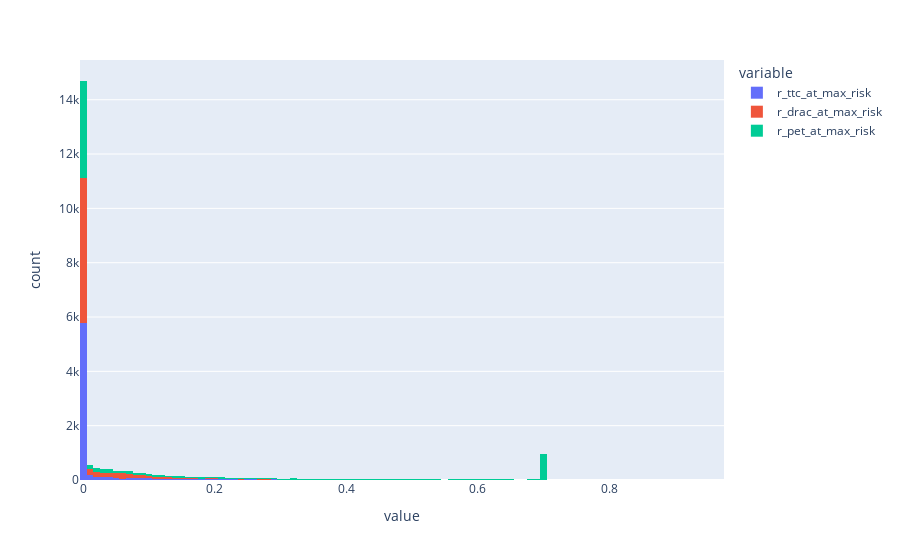
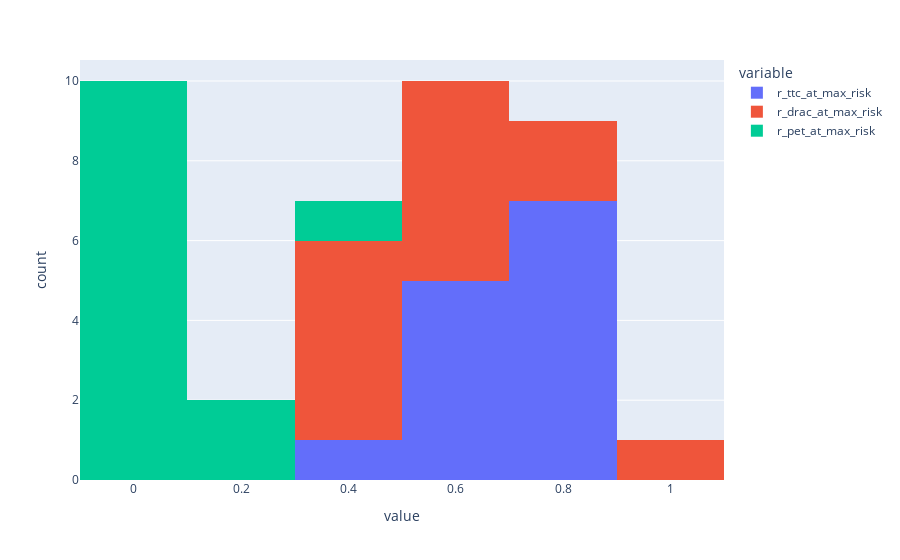

Source (notebook cell) for these figures, in order:
### Code cell
fig = px.histogram(df[['r_ttc_at_max_risk','r_drac_at_max_risk','r_pet_at_max_risk']])
fig.show()
fig = px.histogram(df[df['max_risk']>0.8][['r_ttc_at_max_risk','r_drac_at_max_risk','r_pet_at_max_risk']])
fig.show()

### Figure 1 — Plotly figure (JSON) as saved in the notebook; plotly's stock layout.template omitted (floating-point values rounded to 4 significant figures; data arrays with more than 128 entries replaced by an {"elided": "..."} marker saying what was removed)
{"data": [{"bingroup": "x", "hovertemplate": "variable=r_ttc_at_max_risk<br>value=%{x}<br>count=%{y}<extra></extra>", "legendgroup": "r_ttc_at_max_risk", "marker": {"color": "#636efa", "pattern": {"shape": ""}}, "name": "r_ttc_at_max_risk", "orientation": "v", "showlegend": true, "type": "histogram", "x": {"elided": "7477 float values"}, "xaxis": "x", "yaxis": "y"}, {"bingroup": "x", "hovertemplate": "variable=r_drac_at_max_risk<br>value=%{x}<br>count=%{y}<extra></extra>", "legendgroup": "r_drac_at_max_risk", "marker": {"color": "#EF553B", "pattern": {"shape": ""}}, "name": "r_drac_at_max_risk", "orientation": "v", "showlegend": true, "type": "histogram", "x": {"elided": "7477 float values"}, "xaxis": "x", "yaxis": "y"}, {"bingroup": "x", "hovertemplate": "variable=r_pet_at_max_risk<br>value=%{x}<br>count=%{y}<extra></extra>", "legendgroup": "r_pet_at_max_risk", "marker": {"color": "#00cc96", "pattern": {"shape": ""}}, "name": "r_pet_at_max_risk", "orientation": "v", "showlegend": true, "type": "histogram", "x": {"elided": "7477 float values"}, "xaxis": "x", "yaxis": "y"}], "layout": {"barmode": "relative", "legend": {"title": {"text": "variable"}, "tracegroupgap": 0}, "margin": {"t": 60}, "xaxis": {"anchor": "y", "domain": [0, 1], "title": {"text": "value"}}, "yaxis": {"anchor": "x", "domain": [0, 1], "title": {"text": "count"}}}}

### Figure 2 — Plotly figure (JSON) as saved in the notebook; plotly's stock layout.template omitted (floating-point values rounded to 4 significant figures)
{"data": [{"bingroup": "x", "hovertemplate": "variable=r_ttc_at_max_risk<br>value=%{x}<br>count=%{y}<extra></extra>", "legendgroup": "r_ttc_at_max_risk", "marker": {"color": "#636efa", "pattern": {"shape": ""}}, "name": "r_ttc_at_max_risk", "orientation": "v", "showlegend": true, "type": "histogram", "x": [0.4968, 0.7414, 0.8665, 0.7095, 0.8254, 0.6524, 0.6566, 0.6739, 0.5407, 0.736, 0.5612, 0.71, 0.7448], "xaxis": "x", "yaxis": "y"}, {"bingroup": "x", "hovertemplate": "variable=r_drac_at_max_risk<br>value=%{x}<br>count=%{y}<extra></extra>", "legendgroup": "r_drac_at_max_risk", "marker": {"color": "#EF553B", "pattern": {"shape": ""}}, "name": "r_drac_at_max_risk", "orientation": "v", "showlegend": true, "type": "histogram", "x": [0.645, 0.3239, 0.973, 0.3591, 0.6845, 0.4955, 0.7374, 0.4072, 0.6202, 0.6144, 0.5004, 0.7249, 0.3898], "xaxis": "x", "yaxis": "y"}, {"bingroup": "x", "hovertemplate": "variable=r_pet_at_max_risk<br>value=%{x}<br>count=%{y}<extra></extra>", "legendgroup": "r_pet_at_max_risk", "marker": {"color": "#00cc96", "pattern": {"shape": ""}}, "name": "r_pet_at_max_risk", "orientation": "v", "showlegend": true, "type": "histogram", "x": [0.02437, 0.0, 0.0, 0.0, 0.0, 0.0, 0.0, 0.4522, 0.1362, 0.0, 0.212, 0.0, 0.0], "xaxis": "x", "yaxis": "y"}], "layout": {"barmode": "relative", "legend": {"title": {"text": "variable"}, "tracegroupgap": 0}, "margin": {"t": 60}, "xaxis": {"anchor": "y", "domain": [0, 1], "title": {"text": "value"}}, "yaxis": {"anchor": "x", "domain": [0, 1], "title": {"text": "count"}}}}
